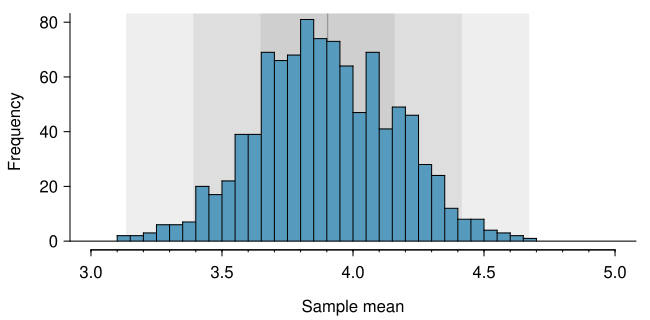

Source code (R):
library(openintro)
data(COL)

set.seed(5)
means <- c()
for (i in 1:1000) {
  these <- sample(nrow(yrbss), 100)
  means[i] <- mean(yrbss$physically_active_7d[these], na.rm = TRUE)
}

myPDF('yrbssActive1000SampDist.pdf', 6.5, 3.2,
      mar = c(3.5, 3.5, 0.7, 0.7),
      mgp = c(2.3, 0.6, 0))
plot(0, 0,
     type = 'n',
     xlim = c(3, 5),
     ylim = c(0, 80),
     xlab = 'Sample mean',
     ylab = 'Frequency',
     axes = FALSE)
m <- mean(yrbss$physically_active_7d, na.rm = TRUE)
s <- sd(yrbss$physically_active_7d, na.rm = TRUE) / 10
rect(m - s / 100, 0,
     m + s / 100, 1500,
     col = '#00000044',
     border = '#00000000')
rect(m - s, 0,
     m + s, 1500,
     col = '#00000011',
     border = '#00000000')
rect(m - 2 * s, 0,
     m + 2 * s, 1500,
     col = '#00000011',
     border = '#00000000')
rect(m - 3 * s, 0,
     m + 3 * s, 1500,
     col = '#00000011',
     border = '#00000000')
histPlot(means, col = COL[1], breaks = 25, add = TRUE)
abline(h = 0)
axis(1, at = seq(3, 5, 0.5))
at <- seq(3, 5, 0.1)
axis(1, at, rep("", length(at)), tcl = -0.1)
axis(2, at = seq(0, 100, 20))
dev.off()
